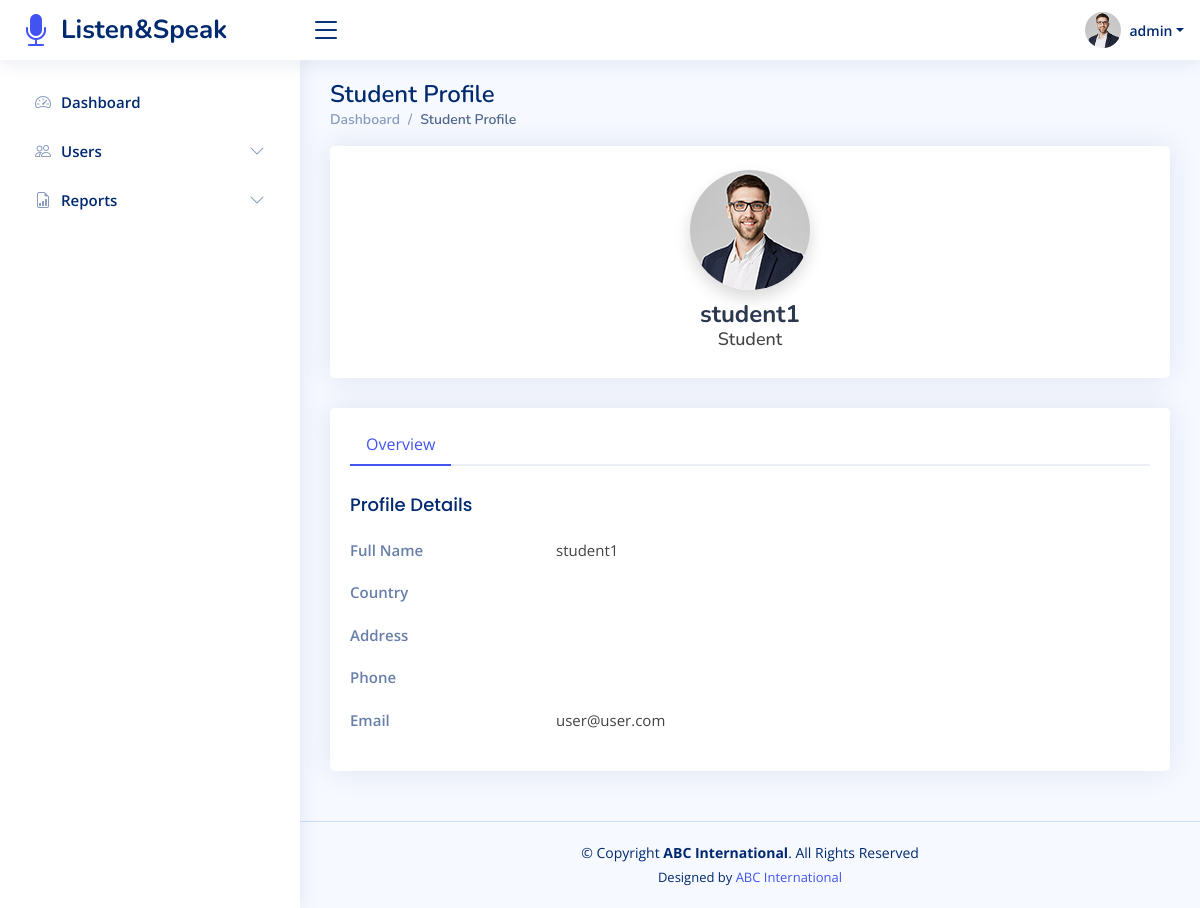
The app's page /showProfile.php?id=2 (signed in) with its own data.
### tables this page shows
CREATE TABLE `users` (
  `user_id` int(11) NOT NULL,
  `pic` varchar(100) NOT NULL DEFAULT 'default.jpg',
  `email` varchar(100) NOT NULL,
  `user_type` enum('Admin','Student','Teacher') NOT NULL,
  `fullName` varchar(255) NOT NULL,
  `pass` varchar(255) NOT NULL,
  `address` text DEFAULT NULL,
  `phone` varchar(100) DEFAULT NULL,
  `country` varchar(100) DEFAULT NULL
);

### showProfile.php (the view, shortened to what this page needs)
<?php
require 'app/app.php';
if(!isset($_GET["id"])){
    if($_SESSION["userType"]=="Student"){
        $id = $_SESSION["id"];
    }else{
        js_redirect("./");
    }
}else{
    $id = $_GET["id"];
}
$qry = "SELECT * FROM users WHERE user_id = $id";
$res = mysqli_query($con, $qry);
if(mysqli_num_rows($res)){
    $row = mysqli_fetch_array($res);
}else{
    js_redirect("./");
}
?>
<!DOCTYPE html>
<html lang="en">
<?php $title = "Student Profile"; require_once 'app/head.php'; ?>
<body>
  <?php require_once 'app/top_bar.php'; ?>
  <?php
    if($_SESSION["userType"]=="Admin") require_once 'app/admin_side_bar.php';
  ?>
  <main id="main" class="main">
    <div class="pagetitle">
      <h1><?= $title ?></h1>
      <nav>
        <ol class="breadcrumb">
          <li class="breadcrumb-item"><a href="./">Dashboard</a></li>
          <li class="breadcrumb-item active"><?= $title ?></li>
        </ol>
      </nav>
    </div>
      <section class="section profile dashboard">
          <div class="row">
              <div class="col-xl-12">
                  <div class="card">
                      <div class="card-body profile-card pt-4 d-flex flex-column align-items-center">
                          <img src="assets/img/students/<?=$row["pic"]?>" alt="Profile" class="rounded-circle shadow">
                          <h2><?=$row["fullName"]?></h2>
                          <h3><?=$row["user_type"]?></h3>
                      </div>
                  </div>
              </div>
              <div class="col-xl-12">
                  <div class="card">
                      <div class="card-body pt-3">
                          <ul class="nav nav-tabs nav-tabs-bordered">
                              <li class="nav-item">
                                  <button class="nav-link active" data-bs-toggle="tab" data-bs-target="#profile-overview">Overview</button>
                              </li>
                          </ul>
                          <div class="tab-content pt-2">
                              <div class="tab-pane fade show active profile-overview" id="profile-overview">
                                  <h5 class="card-title">Profile Details</h5>
                                  <div class="row">
                                      <div class="col-lg-3 col-md-4 label ">Full Name</div>
                                      <div class="col-lg-9 col-md-8"><?=$row["fullName"]?></div>
                                  </div>
                                  <div class="row">
                                      <div class="col-lg-3 col-md-4 label">Country</div>
                                      <div class="col-lg-9 col-md-8"><?=$row["country"]?></div>
                                  </div>
                                  <div class="row">
                                      <div class="col-lg-3 col-md-4 label">Address</div>
                                      <div class="col-lg-9 col-md-8"><?=$row["address"]?></div>
                                  </div>
                                  <div class="row">
                                      <div class="col-lg-3 col-md-4 label">Phone</div>
                                      <div class="col-lg-9 col-md-8"><?=$row["phone"]?></div>
                                  </div>
                                  <div class="row">
                                      <div class="col-lg-3 col-md-4 label">Email</div>
                                      <div class="col-lg-9 col-md-8"><?=$row["email"]?></div>
                                  </div>
                              </div>
                          </div>
                      </div>
                  </div>
              </div>
          </div>
      </section>
  </main>
  <?php require_once 'app/footer.php'; ?>
</body>
</html>

### assets/css/style.css (style rules this page uses)
:root { scroll-behavior: smooth; }
body { font-family: "Open Sans", sans-serif; background: #f6f9ff; color: #444444; }
a { color: #4154f1; text-decoration: none; }
h1, h2, h3, h4, h5, h6 { font-family: "Nunito", sans-serif; }
#main { margin-top: 60px; padding: 20px 30px; transition: all 0.3s; }
.pagetitle { margin-bottom: 10px; }
.pagetitle h1 { font-size: 24px; margin-bottom: 0; font-weight: 600; color: #012970; }
.card { margin-bottom: 30px; border: none; border-radius: 5px; box-shadow: 0px 0 30px rgba(1, 41, 112, 0.1); overflow: hidden; }
.card-title { padding: 20px 0 15px 0; font-size: 18px; font-weight: 500; color: #012970; font-family: "Poppins", sans-serif; }
.card-body { padding: 0 20px 20px 20px; }
.breadcrumb { font-size: 14px; font-family: "Nunito", sans-serif; color: #899bbd; font-weight: 600; }
.breadcrumb a { color: #899bbd; transition: 0.3s; }
.breadcrumb .breadcrumb-item::before { color: #899bbd; }
.breadcrumb .active { color: #51678f; font-weight: 600; }
.nav-tabs-bordered { border-bottom: 2px solid #ebeef4; }
.nav-tabs-bordered .nav-link { margin-bottom: -2px; border: none; color: #2c384e; }
.nav-tabs-bordered .nav-link.active { background-color: #fff; color: #4154f1; border-bottom: 2px solid #4154f1; }
@media (min-width: 1200px) { #main, #footer { margin-left: 300px; } }
.profile .profile-card img { max-width: 120px; }
.profile .profile-card h2 { font-size: 24px; font-weight: 700; color: #2c384e; margin: 10px 0 0 0; }
.profile .profile-card h3 { font-size: 18px; }
.profile .profile-overview .row { margin-bottom: 20px; font-size: 15px; }
.profile .profile-overview .card-title { color: #012970; }
.profile .profile-overview .label { font-weight: 600; color: rgba(1, 41, 112, 0.6); }

### records on screen
users: pic (placeholder picture), fullName "student1", user_type "Student", email "user@user.com"

### other values on screen
$_SESSION["fullName"] "admin"
$item['title'] "Dashboard"
$item['title'] "Users"
$item['title'] "Reports"
$title "Student Profile"
